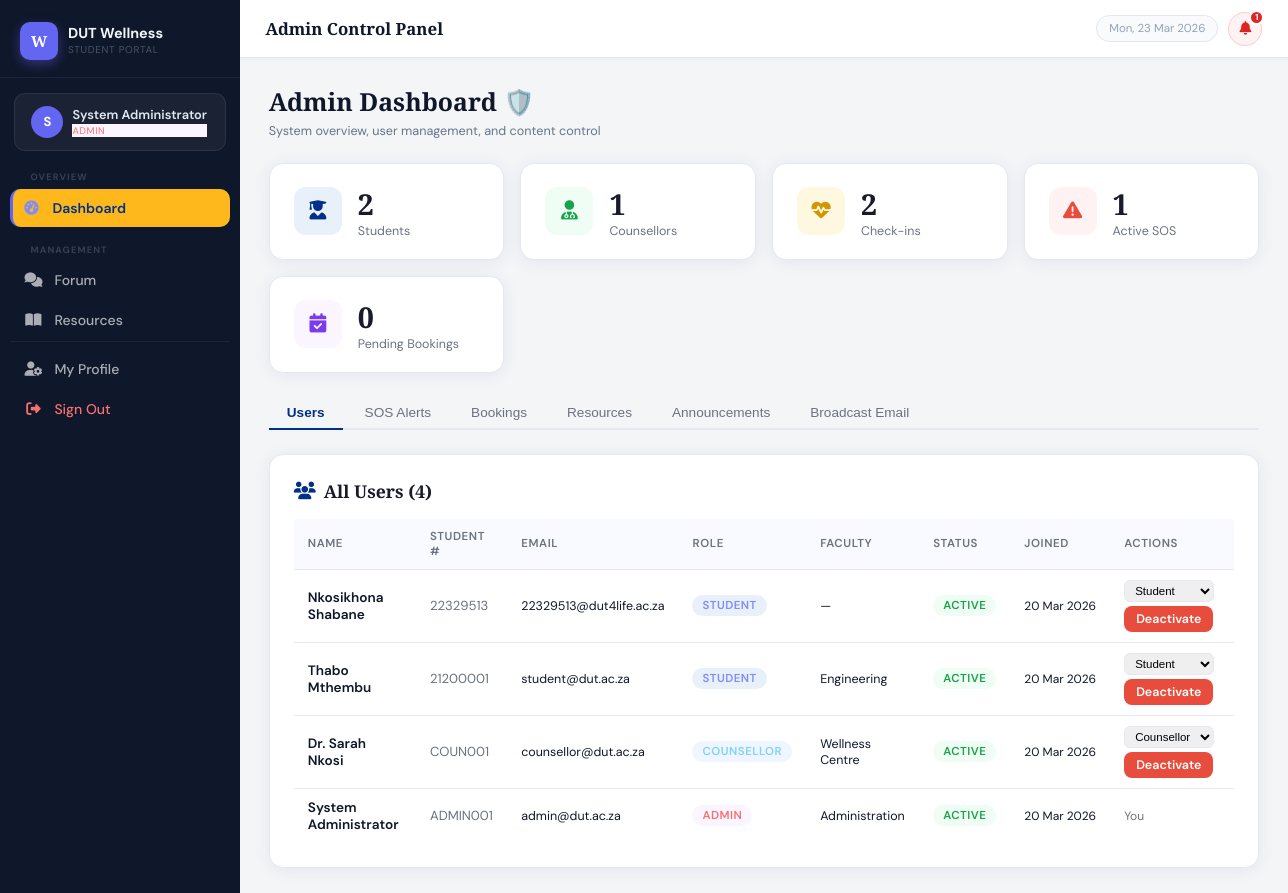
The app's page /admin/dashboard (signed in) with its own data.
### app.py (models this page shows, shortened)
class User(db.Model):
    id = db.Column(db.Integer, primary_key=True)
    student_number = db.Column(db.String(20), unique=True, nullable=False)
    full_name = db.Column(db.String(100), nullable=False)
    email = db.Column(db.String(120), unique=True, nullable=False)
    password_hash = db.Column(db.String(256), nullable=False)
    role = db.Column(db.String(20), default='student')
    faculty = db.Column(db.String(100))
    phone = db.Column(db.String(20))
    emergency_contact = db.Column(db.String(100))
    emergency_phone = db.Column(db.String(20))
    is_active = db.Column(db.Boolean, default=True)
    created_at = db.Column(db.DateTime, default=datetime.utcnow)
    reset_token = db.Column(db.String(100))
    reset_token_expiry = db.Column(db.DateTime)
    checkins = db.relationship('CheckIn', backref='user', lazy=True,
                               foreign_keys='CheckIn.user_id')
    posts = db.relationship('ForumPost', backref='author', lazy=True,
                            foreign_keys='ForumPost.user_id')
    bookings = db.relationship('Booking', backref='student', lazy=True,
                               foreign_keys='Booking.student_id')
    counsellor_bookings = db.relationship('Booking', backref='counsellor', lazy=True,
                                          foreign_keys='Booking.counsellor_id')
    sos_alerts = db.relationship('SOSAlert', backref='user', lazy=True,
                                 foreign_keys='SOSAlert.user_id')
    sos_responses = db.relationship('SOSAlert', backref='responder', lazy=True,
                                    foreign_keys='SOSAlert.responded_by')
    @property
    def is_authenticated(self): return True

### app.py (the view)
@app.route('/admin/dashboard')
@login_required
@admin_required
def admin_dashboard():
    total_students = User.query.filter_by(role='student').count()
    total_counsellors = User.query.filter_by(role='counsellor').count()
    total_checkins = CheckIn.query.count()
    active_sos = SOSAlert.query.filter_by(status='active').count()
    pending_bookings = Booking.query.filter_by(status='pending').count()
    users = User.query.order_by(User.created_at.desc()).all()
    sos_alerts = SOSAlert.query.order_by(SOSAlert.created_at.desc()).limit(10).all()
    bookings = Booking.query.order_by(Booking.created_at.desc()).limit(10).all()
    resources = Resource.query.all()
    announcements = Announcement.query.order_by(Announcement.created_at.desc()).all()
    return render_template('admin_dashboard.html',
        total_students=total_students, total_counsellors=total_counsellors,
        total_checkins=total_checkins, active_sos=active_sos,
        pending_bookings=pending_bookings, users=users, sos_alerts=sos_alerts,
        bookings=bookings, resources=resources, announcements=announcements)

### app.py (called while the page is built)
@login_manager.user_loader
def load_user(user_id):
    return User.query.get(int(user_id))

@app.context_processor
def inject_now():
    return {'now': datetime.utcnow()}

def admin_required(f):
    @wraps(f)
    def decorated(*args, **kwargs):
        if not current_user.is_authenticated or current_user.role != 'admin':
            flash('Admin access required.', 'danger')
            return redirect(url_for('login'))
        return f(*args, **kwargs)
    return decorated

### templates/admin_dashboard.html (shortened to what this page needs)
{% extends "base.html" %}
{% block page_title %}Admin Control Panel{% endblock %}
{% block content %}
<div class="page-header">
  <h1>Admin Dashboard 🛡️</h1>
  <p>System overview, user management, and content control</p>
</div>
<div class="stats-grid">
  <div class="stat-card">
    <div class="stat-icon blue"><i class="fa-solid fa-user-graduate"></i></div>
    <div><div class="stat-value">{{ total_students }}</div><div class="stat-label">Students</div></div>
  </div>
  <div class="stat-card">
    <div class="stat-icon green"><i class="fa-solid fa-user-doctor"></i></div>
    <div><div class="stat-value">{{ total_counsellors }}</div><div class="stat-label">Counsellors</div></div>
  </div>
  <div class="stat-card">
    <div class="stat-icon gold"><i class="fa-solid fa-heart-pulse"></i></div>
    <div><div class="stat-value">{{ total_checkins }}</div><div class="stat-label">Check-ins</div></div>
  </div>
  <div class="stat-card">
    <div class="stat-icon red"><i class="fa-solid fa-triangle-exclamation"></i></div>
    <div><div class="stat-value">{{ active_sos }}</div><div class="stat-label">Active SOS</div></div>
  </div>
  <div class="stat-card">
    <div class="stat-icon purple"><i class="fa-solid fa-calendar-check"></i></div>
    <div><div class="stat-value">{{ pending_bookings }}</div><div class="stat-label">Pending Bookings</div></div>
  </div>
</div>
<div class="tab-container">
  <div class="tabs">
    <button class="tab-btn active" data-tab="users">Users</button>
    <button class="tab-btn" data-tab="sos">SOS Alerts</button>
    <button class="tab-btn" data-tab="bookings">Bookings</button>
    <button class="tab-btn" data-tab="resources">Resources</button>
    <button class="tab-btn" data-tab="announcements">Announcements</button>
    <button class="tab-btn" data-tab="broadcast">Broadcast Email</button>
  </div>
  <div class="tab-pane active" id="tab-users">
    <div class="card">
      <div class="card-title"><i class="fa-solid fa-users"></i> All Users ({{ users|length }})</div>
      <div class="table-wrap">
        <table>
          <thead><tr><th>Name</th><th>Student #</th><th>Email</th><th>Role</th><th>Faculty</th><th>Status</th><th>Joined</th><th>Actions</th></tr></thead>
          <tbody>
            {% for u in users %}
            <tr {% if not u.is_active %}style="opacity:0.5;"{% endif %}>
              <td style="font-weight:600;font-size:0.85rem;">{{ u.full_name }}</td>
              <td style="font-size:0.82rem;color:var(--text-muted);">{{ u.student_number }}</td>
              <td style="font-size:0.78rem;">{{ u.email }}</td>
              <td><span class="badge badge-{{ u.role }}">{{ u.role }}</span></td>
              <td style="font-size:0.78rem;">{{ u.faculty or '—' }}</td>
              <td>
                {% if u.is_active %}
                <span class="badge badge-confirmed">Active</span>
                {% else %}
                <span class="badge badge-cancelled">Inactive</span>
                {% endif %}
              </td>
              <td style="font-size:0.75rem;white-space:nowrap;">{{ u.created_at.strftime('%d %b %Y') }}</td>
              <td>
                <div style="display:flex;gap:4px;flex-wrap:wrap;">
                  {% if u.id != current_user.id %}
                  <form method="POST" action="{{ url_for('change_role', user_id=u.id) }}" style="display:inline;">
                    <select name="role" onchange="this.form.submit()" style="padding:3px 6px;border:1px solid var(--border);border-radius:6px;font-size:0.72rem;cursor:pointer;">
                      <option value="student" {% if u.role=='student' %}selected{% endif %}>Student</option>
                      <option value="counsellor" {% if u.role=='counsellor' %}selected{% endif %}>Counsellor</option>
                    </select>
                  </form>
                  <form method="POST" action="{{ url_for('toggle_user', user_id=u.id) }}" style="display:inline;">
                    <button type="submit" class="btn btn-sm {% if u.is_active %}btn-danger{% else %}btn-success{% endif %}"
                      onclick="return confirm('{% if u.is_active %}Deactivate{% else %}Activate{% endif %} this user?')">
                      {% if u.is_active %}Deactivate{% else %}Activate{% endif %}
                    </button>
                  </form>
                  {% else %}
                  <span style="font-size:0.75rem;color:var(--text-muted);">You</span>
                  {% endif %}
                </div>
              </td>
            </tr>
            {% endfor %}
          </tbody>
        </table>
      </div>
    </div>
  </div>
</div>
{% endblock %}

### templates/base.html (shortened to what this page needs)
<!DOCTYPE html>
<html lang="en">
<head>
  <link href="https://cdnjs.cloudflare.com/ajax/libs/font-awesome/6.5.0/css/all.min.css" rel="stylesheet">
  <link rel="stylesheet" href="{{ url_for('static', filename='css/main.css') }}">
</head>
<body>
{% if current_user.is_authenticated %}
  <nav class="sidebar" id="sidebar">
    <div class="sidebar-logo">
      <div class="logo-mark">W</div>
      <div class="logo-text">
        <span class="logo-main">DUT Wellness</span>
        <span class="logo-sub">Student Portal</span>
      </div>
    </div>
    <div class="sidebar-user">
      <div class="user-avatar">{{ current_user.full_name[0] }}</div>
      <div class="user-info">
        <span class="user-name">{{ current_user.full_name }}</span>
        <span class="user-role badge-{{ current_user.role }}">{{ current_user.role | title }}</span>
      </div>
    </div>
    <ul class="nav-links">
      {% if current_user.role == 'student' %}
        <li><div class="nav-section">Overview</div></li>
        <li>
          <a href="{{ url_for('student_dashboard') }}"
             class="{% if request.endpoint == 'student_dashboard' %}active{% endif %}">
            <i class="fa-solid fa-gauge-high"></i><span>Dashboard</span>
          </a>
        </li>
        <li>
          <a href="{{ url_for('checkin') }}"
             class="{% if request.endpoint == 'checkin' %}active{% endif %}">
            <i class="fa-solid fa-heart-pulse"></i><span>Daily Check-in</span>
          </a>
        </li>
        <li>
          <a href="{{ url_for('checkin_history') }}"
             class="{% if request.endpoint == 'checkin_history' %}active{% endif %}">
            <i class="fa-solid fa-chart-line"></i><span>My Progress</span>
          </a>
        </li>
        <li><div class="nav-section">Support</div></li>
        <li>
          <a href="{{ url_for('forum') }}"
             class="{% if 'forum' in request.endpoint %}active{% endif %}">
            <i class="fa-solid fa-comments"></i><span>Peer Forum</span>
          </a>
        </li>
        <li>
          <a href="{{ url_for('booking') }}"
             class="{% if request.endpoint == 'booking' %}active{% endif %}">
            <i class="fa-solid fa-calendar-check"></i><span>Book Session</span>
          </a>
        </li>
        <li>
          <a href="{{ url_for('resources') }}"
             class="{% if request.endpoint == 'resources' %}active{% endif %}">
            <i class="fa-solid fa-book-open"></i><span>Resources</span>
          </a>
        </li>
        <li><div class="nav-section">Emergency</div></li>
        <li class="nav-emergency">
          <a href="{{ url_for('sos') }}">
            <i class="fa-solid fa-circle-exclamation"></i><span>SOS Alert</span>
          </a>
        </li>
        <li class="nav-emergency-alt">
          <a href="{{ url_for('crisis') }}">
            <i class="fa-solid fa-phone-volume"></i><span>Crisis Lines</span>
          </a>
        </li>
      {% elif current_user.role == 'admin' %}
        <li><div class="nav-section">Overview</div></li>
        <li>
          <a href="{{ url_for('admin_dashboard') }}"
             class="{% if request.endpoint == 'admin_dashboard' %}active{% endif %}">
            <i class="fa-solid fa-gauge-high"></i><span>Dashboard</span>
          </a>
        </li>
        <li><div class="nav-section">Management</div></li>
        <li><a href="{{ url_for('forum') }}"><i class="fa-solid fa-comments"></i><span>Forum</span></a></li>
        <li><a href="{{ url_for('resources') }}"><i class="fa-solid fa-book-open"></i><span>Resources</span></a></li>
      {% endif %}
      <li class="nav-bottom">
        <a href="{{ url_for('profile') }}"
           class="{% if request.endpoint == 'profile' %}active{% endif %}">
          <i class="fa-solid fa-user-gear"></i><span>My Profile</span>
        </a>
      </li>
      <li>
        <a href="{{ url_for('logout') }}" style="color:#f87171 !important;">
          <i class="fa-solid fa-right-from-bracket"></i><span>Sign Out</span>
        </a>
      </li>
    </ul>
  </nav>
  <div class="main-wrap">
    <header class="topbar">
      <div class="topbar-title">{% block page_title %}{% endblock %}</div>
      <div class="topbar-right">
        <span class="topbar-date" id="topbar-date"></span>
        {% if current_user.role in ['counsellor', 'admin'] %}
        <a href="{{ url_for('admin_dashboard' if current_user.role == 'admin' else 'counsellor_dashboard') }}"
           class="sos-badge" id="sos-badge" title="Active SOS alerts">
          <i class="fa-solid fa-bell"></i>
          <span class="sos-count" id="sos-count" style="display:none;">0</span>
        </a>
        {% endif %}
      </div>
    </header>
    <main class="content-area">
      {% block content %}{% endblock %}
    </main>
  </div>
{% endif %}
</body>
</html>

### records on screen
User: full_name "S", full_name "System Administrator", role "ADMIN", student_number "ADMIN001", email "admin@dut.ac.za", faculty "Administration", is_active "ACTIVE", created_at "20 Mar 2026", shows "You"
User: full_name "Nkosikhona Shabane", student_number "22329513", email "22329513@dut4life.ac.za", role "STUDENT", faculty "—", is_active "ACTIVE", created_at "20 Mar 2026", role "Student"
User: full_name "Thabo Mthembu", student_number "21200001", email "student@dut.ac.za", role "STUDENT", faculty "Engineering", is_active "ACTIVE", created_at "20 Mar 2026", role "Student"
User: full_name "Dr. Sarah Nkosi", student_number "COUN001", email "counsellor@dut.ac.za", role "COUNSELLOR", faculty "Wellness Centre", is_active "ACTIVE", created_at "20 Mar 2026", role "Counsellor"

### other values on screen
{{ total_students }} "2"
{{ total_counsellors }} "1"
{{ total_checkins }} "2"
{{ active_sos }} "1"
{{ pending_bookings }} "0"
{{ users|length }} "4"
